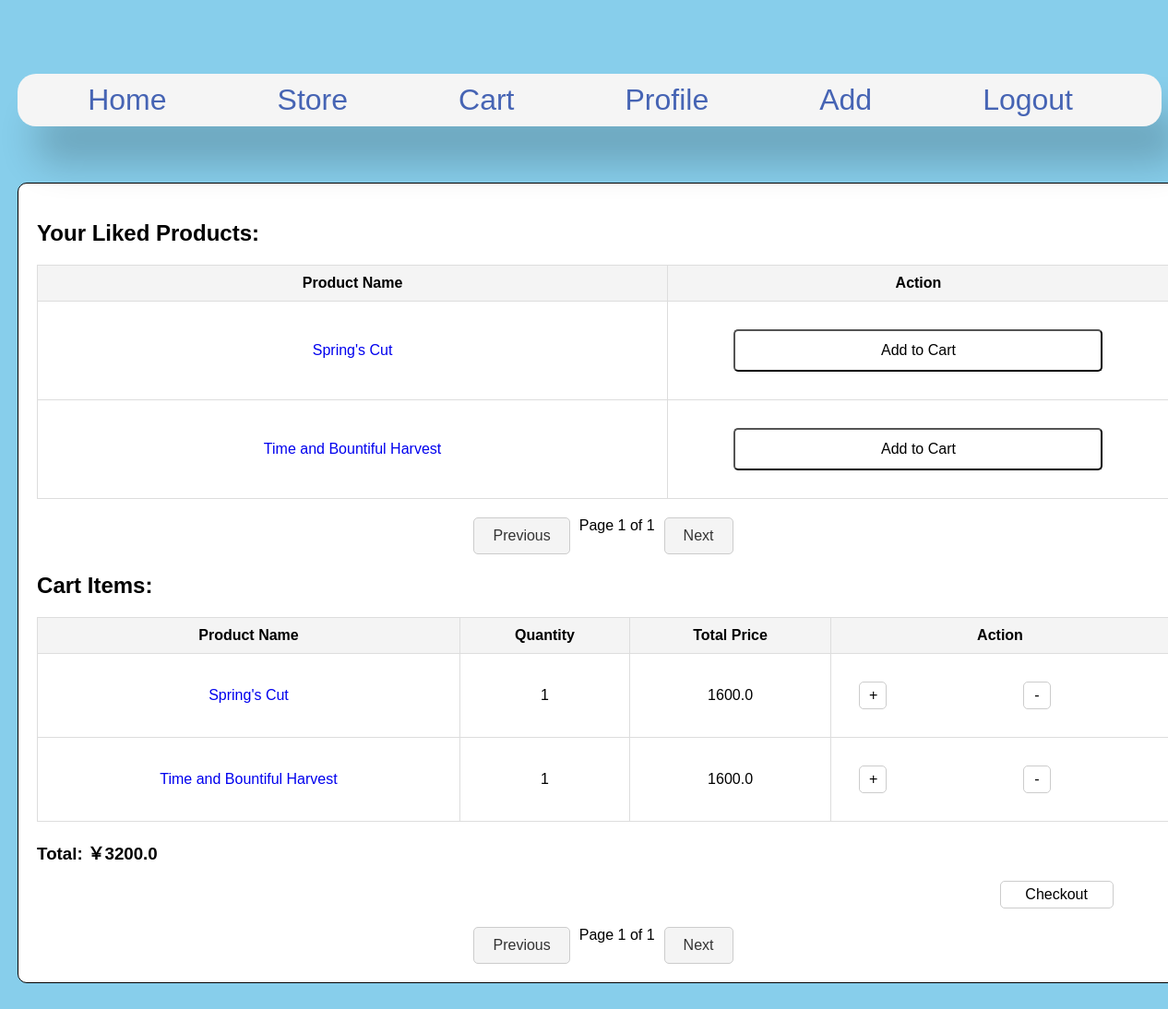
Screenshot of /cart (signed in) with the database file from the repository.
### models.py (models this page shows)
class UserLike(db.Model):
    __tablename__ = 'user_likes'
    user_id = db.Column(db.Integer, db.ForeignKey('user.id'), primary_key=True)
    product_id = db.Column(db.Integer, db.ForeignKey('product.id'), primary_key=True)
    user = db.relationship('User', backref=db.backref('liked_products', lazy='dynamic'))
    product = db.relationship('Product', backref=db.backref('liked_by_users', lazy='dynamic'))

class Product(db.Model):
    id = db.Column(db.Integer, primary_key=True)
    name = db.Column(db.String(12), nullable=False)
    price = db.Column(db.Float, nullable=False)
    description = db.Column(db.Text)
    image = db.Column(db.String(128))  # img1 for store
    image2 = db.Column(db.String(128)) # img2 for product page
    category = db.Column(db.String(64), nullable=False)
    stock = db.Column(db.Integer, default=200)

class Cart(db.Model):
    id = db.Column(db.Integer, primary_key=True)
    user_id = db.Column(db.Integer, db.ForeignKey('user.id'))
    product_id = db.Column(db.Integer, db.ForeignKey('product.id'))
    quantity = db.Column(db.Integer, default=1)
    user = db.relationship('User', backref='cart', lazy=True)
    product = db.relationship('Product', backref='cart', lazy=True)

### app.py (the view)
@app.route('/cart')
def cart_view():
    if 'user' not in session:
        flash('Please log in first!', 'error')
        return redirect(url_for('login'))
    user = User.query.filter_by(username=session['user']).first()
    if not user:
        flash('User not found!', 'error')
        return redirect(url_for('login'))
    page = request.args.get('page', 1, type=int)
    cart_items = Cart.query.filter_by(user_id=user.id).paginate(page=page, per_page=2, error_out=False)  # 2 items per page
    total = sum(item.product.price * item.quantity for item in cart_items.items)  # Use .items to get paginated data
    liked_page = request.args.get('liked_page', 1, type=int)
    liked_products = user.liked_products.paginate(page=liked_page, per_page=2, error_out=False)  # 2 items per page
    return render_template('cart.html',
                           cart=cart_items.items,
                           total=total,
                           user=user,
                           liked_products=liked_products.items,
                           pagination=cart_items,
                           liked_pagination=liked_products)

### app.py (called while the page is built)
@app.before_request
def set_csrf_token():
    if 'csrf_token' not in session:
        session['csrf_token'] = os.urandom(24).hex()
    print("CSRF Token set:", session['csrf_token'])

### templates/cart.html (shortened to what this page needs)
{% extends 'base.html' %}
{% block content %}
<div class="container">
    <h2>Your Liked Products:</h2>
    <table>
        <tr>
            <th>Product Name</th>
            <th>Action</th>
        </tr>
        {% for user_like in liked_products %}
            <tr>
                <td><a href="{{ url_for('product', product_id=user_like.product.id) }}">{{ user_like.product.name }}</a></td>
                <td>
                    {% set in_cart = false %}
                    {% for item in cart %}
                        {% if item.product == user_like.product %}
                            {% set in_cart = true %}
                        {% endif %}
                    {% endfor %}
                    {% if in_cart %}
                        <button disabled>Added to Cart</button>
                    {% else %}
                        <form action="{{ url_for('add_to_cart', product_id=user_like.product.id) }}" method="GET">
                            <button type="submit">Add to Cart</button>
                        </form>
                    {% endif %}
                </td>
            </tr>
        {% else %}
            <tr><td colspan="2">No liked products.</td></tr>
        {% endfor %}
    </table>
    <div class="pagination">
        <a href="{{ url_for('cart_view', liked_page=liked_pagination.prev_num) }}">Previous</a>
        <span class="pagination-page">Page {{ liked_pagination.page }} of {{ liked_pagination.pages }}</span>
        <a href="{{ url_for('cart_view', liked_page=liked_pagination.next_num) }}">Next</a>
    </div>
    <h2>Cart Items:</h2>
    <table>
        <tr>
            <th>Product Name</th>
            <th>Quantity</th>
            <th>Total Price</th>
            <th>Action</th>
        </tr>
        {% for item in cart %}
        <tr class="cart-item">
            <td><a href="{{ url_for('product', product_id=item.product.id) }}">{{ item.product.name }}</a></td>
            <td>{{ item.quantity }}</td>
            <td>{{ item.product.price * item.quantity }}</td>
            <td>
                <div class="quantity-controls">
                    <form action="{{ url_for('update_cart', cart_item_id=item.id, action='increase') }}" method="GET">
                        <button type="submit" class="quantity-btn">+</button>
                    </form>
                    <form action="{{ url_for('update_cart', cart_item_id=item.id, action='decrease') }}" method="GET">
                        <button type="submit" class="quantity-btn">-</button>
                    </form>
                </div>
            </td>
        </tr>
    {% endfor %}
    </table>
    <h3>Total: ￥{{ total }}</h3>
    <button type="submit" class="checkout"> <a href="{{ url_for('checkout') }}">Checkout</a></button>
    <div class="pagination">
        <a href="{{ url_for('cart_view', liked_page=liked_pagination.prev_num) }}">Previous</a>
        <span class="pagination-page">Page {{ liked_pagination.page }} of {{ liked_pagination.pages }}</span>
        <a href="{{ url_for('cart_view', liked_page=liked_pagination.next_num) }}">Next</a>
    </div>
</div>
{% endblock %}

### templates/base.html (shortened to what this page needs)
<!DOCTYPE html>
<html lang="en">
<head>
    <link rel="stylesheet" href="{{ url_for('static', filename='css/styles.css') }}">
</head>
<body>
<nav>
    <ul>
        <li><a href="{{ url_for('home') }}">Home</a></li>
        <li><a href="{{ url_for('store') }}">Store</a></li>
        <li><a href="{{ url_for('cart_view') }}">Cart</a></li>
        <li><a href="{{ url_for('profile') }}">Profile</a></li>
        {% if 'user' in session %}
            {% if session.get('is_admin') %}
                <li><a href="{{ url_for('add_product') }}">Add</a></li>
            {% endif %}
            <li><a href="{{ url_for('logout') }}">Logout</a></li>
        {% else %}
            <li><a href="{{ url_for('login') }}">Login</a></li>
            <li><a href="{{ url_for('register') }}">Register</a></li>
        {% endif %}
    </ul>
</nav>
<main>
    {% block content %}{% endblock %}
</main>
</body>
</html>

### static/css/styles.css (style rules this page uses)
body { font-family: Arial, sans-serif; margin: 0; padding: 0; min-block-size: 100%; display: grid; place-content: center; padding-block: 10dvh; background: #87CEEB; }
a { text-decoration: none; }
nav { position: relative; z-index: 1000; display: flex; justify-content: center; background: #f5f5f5; box-shadow: 20px 40px 40px #00000033; padding: 10px 20px; border-radius: 20px; width: 100%; max-width: 1200px; margin: 0 auto; margin-bottom:5%; }
nav ul { display: flex; padding: 0; margin: 0; list-style: none; }
nav li { margin-right: 20px; }
nav a { padding: 15px 50px; font-size: 2rem; color: rgb(70, 100, 180); text-decoration: none; position: relative; transition: all 0.3s ease; }
.container { width: 100%; background-color: white; padding: 20px; margin: 0 auto; border: 1px solid black; border-radius: 10px; }
.cart-item { border: 1px solid black; padding: 10px; margin-bottom: 10px; }
table { width: 100%; border-collapse: collapse; }
th, td { padding: 10px; text-align: center; border: 1px solid #ddd; }
th { background-color: #f4f4f4; }
.quantity-controls { display: flex; justify-content: center; gap: 10px; }
.quantity-btn { font-size: 1rem; padding: 5px 10px; width: 30px; height: 30px; background-color: transparent; color: black; border: 1px solid #ccc; border-radius: 5px; cursor: pointer; transition: background-color 0.3s ease; }
.checkout { margin-left: 85%; font-size: 1rem; padding: 5px 10px; width: 10%; height: 2%; background-color: transparent; color: black; border: 1px solid #ccc; border-radius: 5px; cursor: pointer; transition: background-color 0.3s ease; text-align: center; }
.checkout a { text-decoration: none; color: inherit; display: block; height: 100%; width: 100%; text-align: center; }
form { background-color: white; border-radius: 10px; padding: 20px; width: 100%; max-width: 400px; margin: 0 auto; display: flex; flex-direction: column; gap: 20px; }
button { padding: 12px; background-color: transparent; color: #00000; font-size: 16px; border: 2px solid #00000; border-radius: 5px; cursor: pointer; transition: background-color 0.3s, color 0.3s, border-color 0.3s, box-shadow 0.3s; }
.pagination { margin-top: 20px; display: flex; justify-content: center; gap: 10px; }
.pagination a { text-decoration: none; padding: 10px 20px; border: 1px solid #ccc; border-radius: 5px; color: #333; background-color: #f4f4f4; transition: background-color 0.3s; }

### rows the page displays
UserLike: product.name "Spring's Cut"
UserLike: product.name "Time and Bountiful Harvest"
Cart: product.name "Spring's Cut", quantity "1", item.product.price*item.quantity "1600.0"
Cart: product.name "Time and Bountiful Harvest", quantity "1", item.product.price*item.quantity "1600.0"

### other values shown
{{ liked_pagination.page }} "1"
{{ liked_pagination.pages }} "1"
{{ total }} "3200.0"
